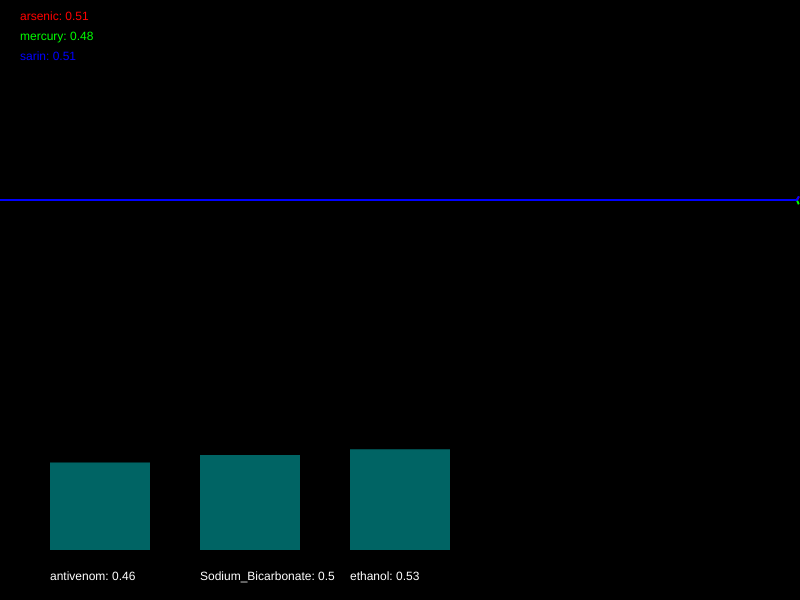
Frame 1 (no input)
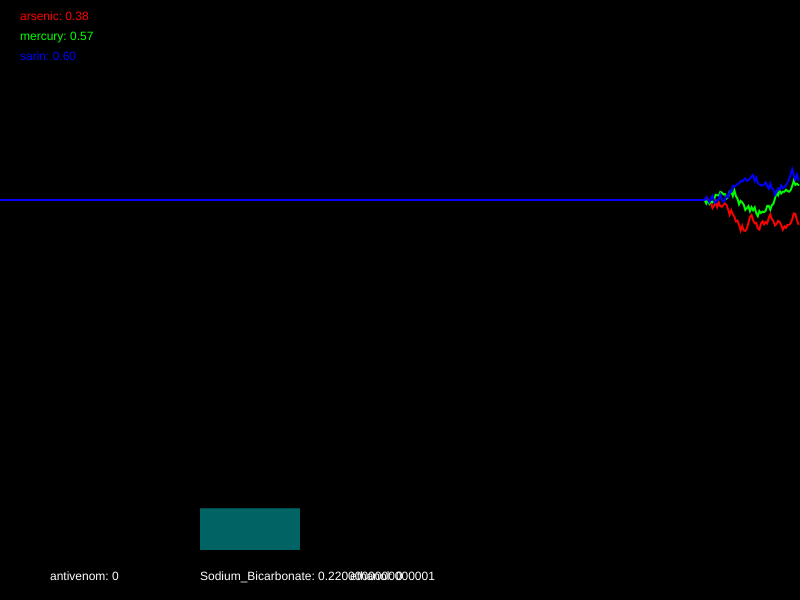
Frame 60 (no input)
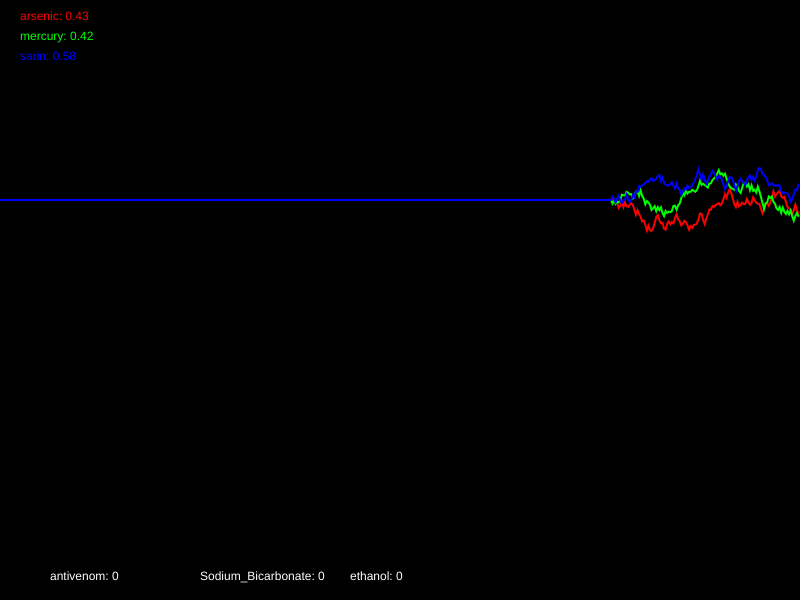
Frame 120 (the mouse pressed at the canvas centre since frame 60)

The p5.js sketch that drew these frames (run headless with seeded random() and noise() and a simulated clock; from frame 60 on, the mouse is pressed at the canvas centre):

// p5.js sketch
// ── sketch.js
/*

Officer: 8648005
CaseNum: 401-0-54297810-8648005

Case 401 - The Case of Norbert's Weiner Stand
Stage 1 - Noxious Weiner

Console city has been plunged into chaos. The notorious poisoner Norbert has struck the population down with a potent poison. Word has it that he is smuggling his venomous filth via a streetside weiner stand. Hundreds of people have been affected, and the municipal water company tells me that their sewers are at full capacity. This is no laughing matter. I need you to head down to our lab and work on an antidote.

You must develop the antidote by using conditional statements in the draw loop to
do the following:

	- If mercury dips below 0.52, decrease antivenom by 0.04
	- If arsenic goes above 0.67, increase antivenom by 0.01
	- If sarin goes above 0.61, reduce Sodium_Bicarbonate by 0.04
	- If mercury goes above 0.63, increment Sodium_Bicarbonate by 0.04
	- When arsenic dips below 0.5, decrease ethanol by 0.04
	- If sarin dips below 0.53, raise ethanol by 0.03


Your conditional statements should consider the following poisons:

	- arsenic
	- mercury
	- sarin


Your conditional statements should modify the following antidotes:

	- antivenom
	- Sodium_Bicarbonate
	- ethanol


- There are many ways to complete this task but you should only use the following commands and operators:

	if(){}
	>
	<
	+=
	-=

*/

//Declare the poison variables
var arsenic;
var mercury;
var sarin;


//Declare the antidote variables
var antivenom;
var Sodium_Bicarbonate;
var ethanol;


//This variable is used for drawing the graph
var graphs;


function setup()
{

	createCanvas(800,600);
	strokeWeight(2);

	//initialise the poisons and antidotes
	arsenic = 0.5;
	mercury = 0.5;
	sarin = 0.5;
	antivenom = 0.5;
	Sodium_Bicarbonate = 0.5;
	ethanol = 0.5;


	//fills the graph with empty values
	graphs = [];

	for(var i = 0; i < 3; i++)
	{
		graphs.push([]);
		for(var j = 0; j < 512; j++)
		{
			graphs[i].push(0.5);
		}
	}

}

function draw()
{

	//Develop the antidote below
	//Write conditional statements to change the amount of each substance ...
    
     // If arsenic goes above 0.67, increase antivenom by 0.01
  if (arsenic > 0.67) {
    antivenom += 0.01;
  }

  // If mercury dips below 0.52, decrease antivenom by 0.04
  if (mercury < 0.52) {
    antivenom -= 0.04;
  }

  // If sarin goes above 0.61, reduce Sodium_Bicarbonate by 0.04
  if (sarin > 0.61) {
    Sodium_Bicarbonate -= 0.04;
  }

  // If mercury goes above 0.63, increment Sodium_Bicarbonate by 0.04
  if (mercury > 0.63) {
    Sodium_Bicarbonate += 0.04;
  }

  // When arsenic dips below 0.5, decrease ethanol by 0.04
  if (arsenic < 0.5) {
    ethanol -= 0.04;
  }

  // If sarin dips below 0.53, raise ethanol by 0.03
  if (sarin < 0.53) {
    ethanol += 0.03;
  }


	//////////////////////////////////////////////////////

	//the code below generates new values using random numbers

	/*
		For testing, you might want to temporarily comment out
		these lines and set the same variables to constant values
		instead.
	*/

	arsenic = nextValue(graphs[0],arsenic);
	mercury = nextValue(graphs[1],mercury);
	sarin = nextValue(graphs[2],sarin);


	antivenom = constrain(antivenom, 0, 1);
	Sodium_Bicarbonate = constrain(Sodium_Bicarbonate, 0, 1);
	ethanol = constrain(ethanol, 0, 1);


	///////// DO NOT CHANGE THE CODE BELOW ///////////

	//drawing code

	// set background
	background(0);
	noFill();

	//draw the graphs for the vitals
	var colors = [
	color(255, 0, 0),
	color(0, 255, 0),
	color(0, 0, 255),
	color(255, 0, 255),
	color(255, 255, 0),
	color(0, 255, 255)
	];

	for(var i = 0; i < graphs.length; i++)
	{
		stroke(colors[i]);
		drawGraph(graphs[i]);
	}

	//draw the poisons as text
	noStroke();
	fill(colors[0]);
	text('arsenic: ' + nf(arsenic,1,2), 20,20);
	fill(colors[1]);
	text('mercury: ' + nf(mercury,1,2), 20,40);
	fill(colors[2]);
	text('sarin: ' + nf(sarin,1,2), 20,60);


	//draw the antidotes bar chart
	drawBar(antivenom,50,'antivenom');
	drawBar(Sodium_Bicarbonate,200,'Sodium_Bicarbonate');
	drawBar(ethanol,350,'ethanol');


}

function nextValue(graph, val)
{
	//gets the next value for a vital and puts it in an array for drawing
	var delta = random(-0.03,0.03);

	val += delta;
	if(val > 1 || val < 0)
	{
		delta *= -1;
		val += delta * 2;
	}

	graph.push(val)
	graph.shift();
	return val;
}

function drawGraph(graph)
{
	//draws an array as a graph
	beginShape();
	for(var i = 0; i < graph.length; i++)
	{
			vertex(width * i/512, height * 0.5 - graph[i]* height/3)
	}
	endShape();
}


function drawBar(val, x, name)
{
	//draws the bars for bar chart
    noStroke();
    fill(0,100,100);
	var mh = height * 0.4 - 50;
	rect(x,(height - 50) - val*mh, 100, val*mh);
    fill(255);
	text(name + ": " + val, x, height - 20);
}
